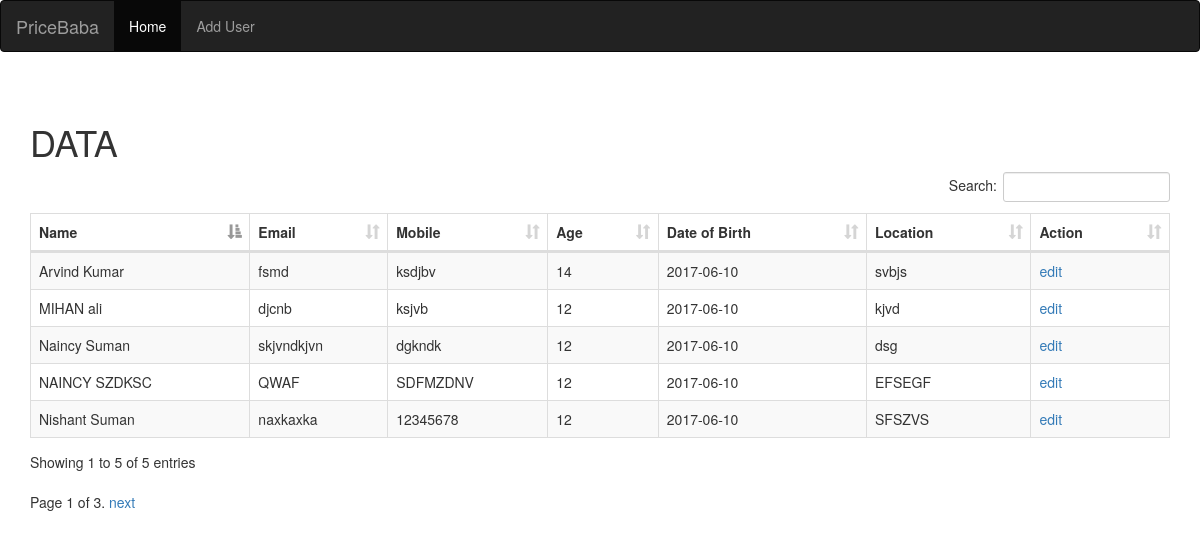
The app's page /info/ with its own data.
### user_info/models.py (models this page shows, shortened)
class users(models.Model):
    first_name = models.CharField(max_length = 25, help_text  = "First Name")
    last_name = models.CharField(max_length = 40, help_text = 'Last Name')
    email_id = models.CharField(max_length = 100, help_text = 'Email Id')
    mobile = models.CharField(max_length = 10, help_text = 'Mobile Number')
    age = models.CharField(max_length = 3, help_text = 'Age')
    date_of_birth = models.CharField(max_length = 30, help_text = "dob")
    place = models.CharField(max_length = 1000, help_text = "Place")
    class Meta:
        ordering = ["first_name", "last_name"]

### user_info/views.py (the view)
def index(request):
    user = users.objects.all()
    paginator = Paginator(user, 5)
    page = request.GET.get('page')
    try:
        _users = paginator.page(page)
    except PageNotAnInteger:
        _users = paginator.page(1)
    except EmptyPage:
        _users = paginator.page(paginator.num_pages)
    return render(request, "index.html", {'users': _users})

### user_info/templates/index.html (shortened to what this page needs)
{% extends 'base_generic.html' %}
{% block sidebar %}
<nav class="navbar navbar-inverse" role="navigation">
  <div class="container-fluid">
    <div class="navbar-header">
      <a class="navbar-brand" href="{% url 'index' %}">PriceBaba</a>
    </div>
    <div class="nav navbar-nav" id="bs-example-navbar-collapse-1">
      <ul class="nav navbar-nav">
        <li class="active"><a href="{% url 'index' %}">Home</a></li>
        <li><a href="{% url 'addUser' %}">Add User</a></li>
      </ul>
    </div>
  </div>
</nav>
{% endblock %}
{% block content %}
<p><br/></p>
<div class="container">
  <h1>DATA</h1>
  <table class="table table-striped table-bordered table-hover" id="mydata">
    <thead>
      <tr>
        <th>Name</th>
        <th>Email</th>
        <th>Mobile</th>
        <th>Age</th>
        <th>Date of Birth</th>
        <th>Location</th>
        <th>Action</th>
      </tr>
    </thead>
    <tbody>
      {% for user in users %}
      <tr>
        <td>{{user.first_name}} {{user.last_name}}</td>
        <td>{{user.email_id}}</td>
        <td>{{user.mobile}}</td>
        <td>{{user.age}}</td>
        <td>{{user.date_of_birth}}</td>
        <td>{{user.place}}</td>
        <td><a href="{% url 'edit' user.id%}">edit<a></td>
      </tr>
      {% endfor %}
    </tbody>
  </table>
  <div class="pagination">
      <span class="step-links">
          <span class="current">
              Page {{ users.number }} of {{ users.paginator.num_pages }}.
          </span>
          {% if users.has_next %}
              <a href="?page={{ users.next_page_number }}">next</a>
          {% endif %}
      </span>
  </div>
</div>
{% endblock %}

### user_info/templates/base_generic.html (shortened to what this page needs)
<!DOCTYPE html>
<html lang="en">
<head>
  {% load static %}
  <link rel="stylesheet" href="{% static 'css/style.css' %}">
  <link rel="stylesheet" href="{% static 'css/bootstrap.min.css' %}">
  <link rel="stylesheet" href="{% static 'css/dataTables.bootstrap.min.css' %}">
  <link rel="stylesheet" href="{% static 'jqueryui/jquery-ui.min.css' %}">
</head>
<body>
  {% block sidebar %} {% endblock %}
  {% block content %}{% endblock %}
</body>
</html>

### records on screen
users: first_name "Arvind", last_name "Kumar", email_id "fsmd", mobile "ksdjbv", age "14", date_of_birth "2017-06-10", place "svbjs"
users: first_name "MIHAN", last_name "ali", email_id "djcnb", mobile "ksjvb", age "12", date_of_birth "2017-06-10", place "kjvd"
users: first_name "NAINCY", last_name "SZDKSC", email_id "QWAF", mobile "SDFMZDNV", age "12", date_of_birth "2017-06-10", place "EFSEGF"
users: first_name "Naincy", last_name "Suman", email_id "skjvndkjvn", mobile "dgkndk", age "12", date_of_birth "2017-06-10", place "dsg"
users: first_name "Nishant", last_name "Suman", email_id "naxkaxka", mobile "12345678", age "12", date_of_birth "2017-06-10", place "SFSZVS"

### other values on screen
{{ users.number }} "1"
{{ users.paginator.num_pages }} "3"
